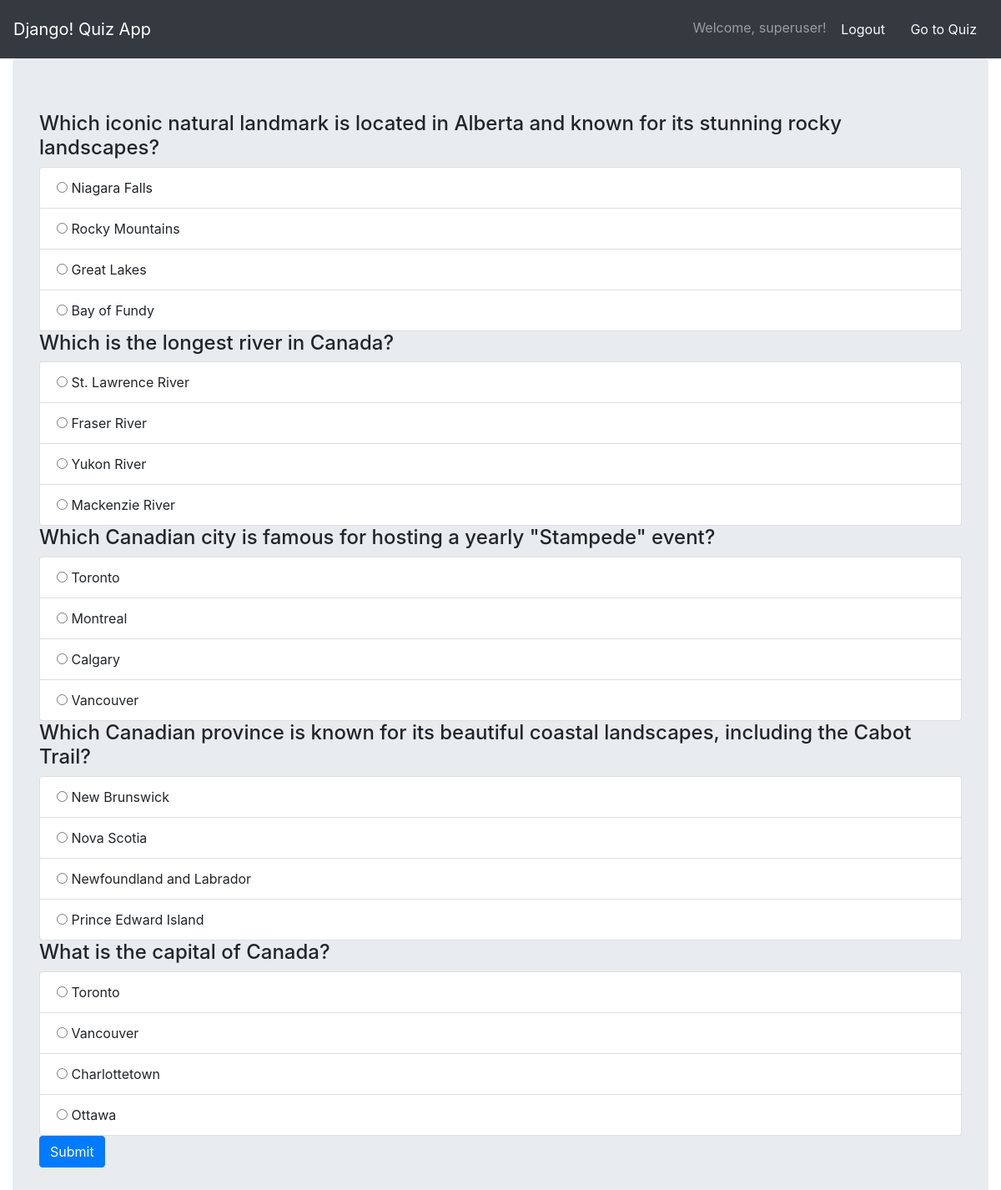
The app's page /quiz/ (signed in) with its own data.
### Knowledge_Quiz/models.py (models this page shows, shortened)
class Question(models.Model):
    question_text = models.CharField(max_length=200)
    choice1 = models.CharField(max_length=100)
    choice2 = models.CharField(max_length=100)
    choice3 = models.CharField(max_length=100)
    choice4 = models.CharField(max_length=100)
    correct_choice = models.PositiveIntegerField(choices=[(1, 'Choice 1'), (2, 'Choice 2'), (3, 'Choice 3'), (4, 'Choice 4')])
    CHOICES = {
        1: 'choice1',
        2: 'choice2',
        3: 'choice3',
        4: 'choice4'
    }

### Knowledge_Quiz/views.py (the view)
# urls.py: path('quiz/', views.quiz, name='quiz'),
@login_required(login_url='/login/')
def quiz(request):
    questions = Question.objects.all()
    random_questions = random.sample(list(questions), 5)
    return render(request, 'quiz.html', {'questions': random_questions})

### Knowledge_Quiz/templates/quiz.html (shortened to what this page needs)
{% extends 'base.html' %}
{% block content %}
<form method="post" action="{% url 'quiz_result' %}">
    {% for question in questions %}
        <h4>{{ question.question_text }}</h4>
        <ul class="list-group">
            <li class="list-group-item">
                <input type="radio" name="question_{{ question.id }}" value="1" required>
                {{ question.choice1 }}
            </li>
            <li class="list-group-item">
                <input type="radio" name="question_{{ question.id }}" value="2" required>
                {{ question.choice2 }}
            </li>
            <li class="list-group-item">
                <input type="radio" name="question_{{ question.id }}" value="3" required>
                {{ question.choice3 }}
            </li>
            <li class="list-group-item">
                <input type="radio" name="question_{{ question.id }}" value="4" required>
                {{ question.choice4 }}
            </li>
        </ul>
    {% endfor %}
    <button type="submit" class="btn btn-primary">Submit</button>
</form>
{% endblock %}

### Knowledge_Quiz/templates/base.html (shortened to what this page needs)
<!DOCTYPE html>
<html>
<head>
    <link rel="stylesheet" href="https://maxcdn.bootstrapcdn.com/bootstrap/4.5.2/css/bootstrap.min.css">
</head>
<body>
    <nav class="navbar navbar-dark bg-dark">
        <a class="navbar-brand" href="{% url 'homepage' %}">
            Django! Quiz App
        </a>
        <span class="navbar-text">
            {% if user.is_authenticated %}
                Welcome, {{ user.username }}!
                <a class="btn btn-link text-light" href="{% url 'logout' %}">Logout</a>
                <a class="btn btn-link text-light" href="{% url 'quiz' %}">Go to Quiz</a>
            {% else %}
                <a class="btn btn-link text-light" href="{% url 'login' %}">Login</a>
                <a class="btn btn-link text-light" href="{% url 'register' %}">Register</a>
            {% endif %}
        </span>
    </nav>
    <div class="container-fluid">
        <div class="row">
            <div class="col-md-12">
                <div class="jumbotron">
                    {% block content %}{% endblock %}
                </div>
            </div>
        </div>
    </div>
</body>
</html>

### records on screen
Question: question_text "Which iconic natural landmark is located in Alberta and known for its stunning rocky landscapes?", choice1 "Niagara Falls", choice2 "Rocky Mountains", choice3 "Great Lakes", choice4 "Bay of Fundy"
Question: question_text "Which is the longest river in Canada?", choice1 "St. Lawrence River", choice2 "Fraser River", choice3 "Yukon River", choice4 "Mackenzie River"
Question: question_text "Which Canadian city is famous for hosting a yearly \"Stampede\" event?", choice1 "Toronto", choice2 "Montreal", choice3 "Calgary", choice4 "Vancouver"
Question: question_text "Which Canadian province is known for its beautiful coastal landscapes, including the Cabot Trail?", choice1 "New Brunswick", choice2 "Nova Scotia", choice3 "Newfoundland and Labrador", choice4 "Prince Edward Island"
Question: question_text "What is the capital of Canada?", choice1 "Toronto", choice2 "Vancouver", choice3 "Charlottetown", choice4 "Ottawa"

### other values on screen
{{ user.username }} "superuser"
